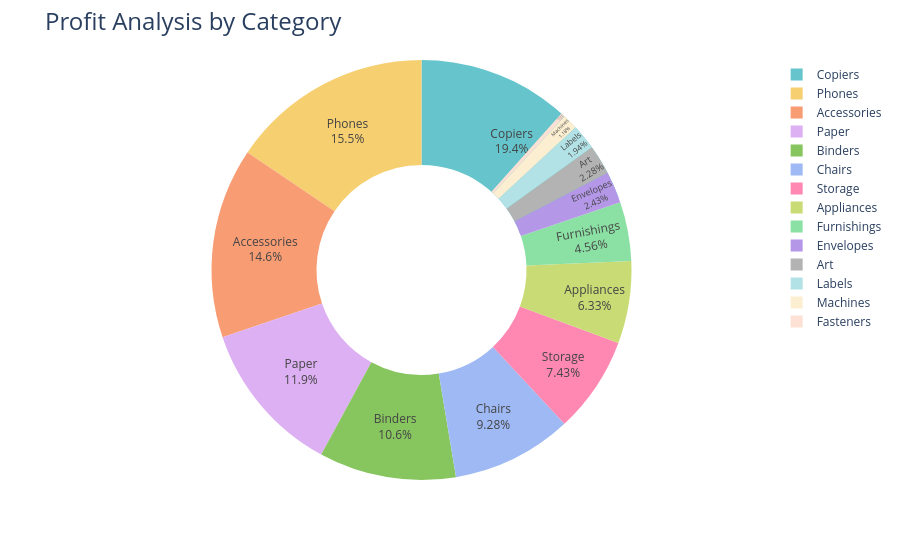

Source (notebook cell):
### Code cell
fig = px.pie(profit_by_subcategory, values='Profit', names='Sub-Category', hole=0.5, color_discrete_sequence=px.colors.qualitative.Pastel)
fig.update_traces(textposition='inside', textinfo = 'percent+label')
fig.update_layout(title_text = 'Profit Analysis by Category', title_font = dict(size=24))

fig.show()

### Figure 1 — Plotly figure (JSON) as saved in the notebook; plotly's stock layout.template omitted (floating-point values rounded to 4 significant figures)
{"data": [{"domain": {"x": [0, 1], "y": [0, 1]}, "hole": 0.5, "hovertemplate": "Sub-Category=%{label}<br>Profit=%{value}<extra></extra>", "labels": ["Accessories", "Appliances", "Art", "Binders", "Bookcases", "Chairs", "Copiers", "Envelopes", "Fasteners", "Furnishings", "Labels", "Machines", "Paper", "Phones", "Storage", "Supplies", "Tables"], "legendgroup": "", "name": "", "showlegend": true, "textinfo": "percent+label", "textposition": "inside", "type": "pie", "values": [41940.0, 18140.0, 6528.0, 30220.0, -3473.0, 26590.0, 55620.0, 6964.0, 949.5, 13060.0, 5546.0, 3385.0, 34050.0, 44520.0, 21280.0, -1189.0, -17730.0]}], "layout": {"legend": {"tracegroupgap": 0}, "margin": {"t": 60}, "piecolorway": ["rgb(102, 197, 204)", "rgb(246, 207, 113)", "rgb(248, 156, 116)", "rgb(220, 176, 242)", "rgb(135, 197, 95)", "rgb(158, 185, 243)", "rgb(254, 136, 177)", "rgb(201, 219, 116)", "rgb(139, 224, 164)", "rgb(180, 151, 231)", "rgb(179, 179, 179)"], "title": {"font": {"size": 24}, "text": "Profit Analysis by Category"}}}
